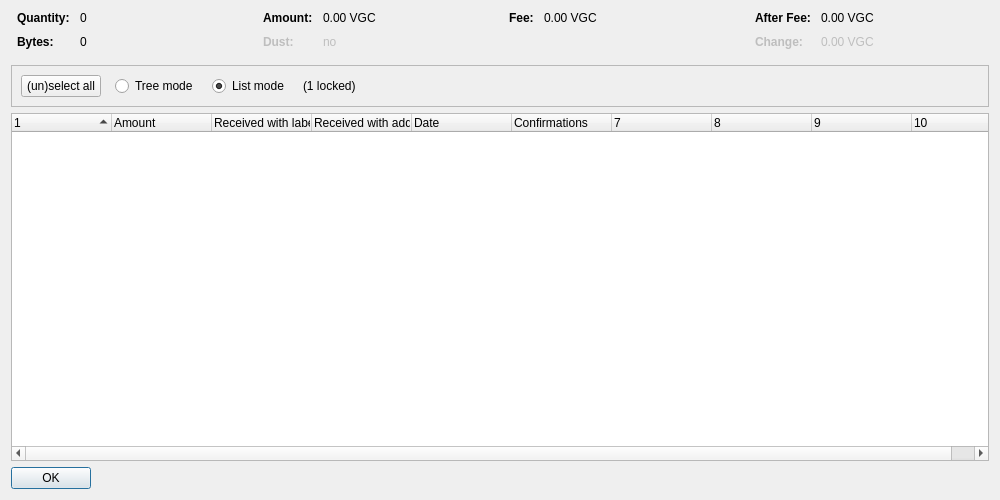
<?xml version="1.0" encoding="UTF-8"?>
<ui version="4.0">
 <class>CoinControlDialog</class>
 <widget class="QDialog" name="CoinControlDialog">
  <property name="geometry">
   <rect>
    <x>0</x>
    <y>0</y>
    <width>1000</width>
    <height>500</height>
   </rect>
  </property>
  <property name="windowTitle">
   <string>Coin Selection</string>
  </property>
  <layout class="QVBoxLayout" name="verticalLayout">
   <item>
    <layout class="QHBoxLayout" name="horizontalLayoutTop" stretch="0,0,0,0">
     <property name="topMargin">
      <number>0</number>
     </property>
     <property name="bottomMargin">
      <number>10</number>
     </property>
     <item>
      <layout class="QFormLayout" name="formLayoutCoinControl1">
       <property name="horizontalSpacing">
        <number>10</number>
       </property>
       <property name="verticalSpacing">
        <number>10</number>
       </property>
       <property name="leftMargin">
        <number>6</number>
       </property>
       <property name="rightMargin">
        <number>6</number>
       </property>
       <item row="0" column="0">
        <widget class="QLabel" name="labelCoinControlQuantityText">
         <property name="font">
          <font>
           <weight>75</weight>
           <bold>true</bold>
          </font>
         </property>
         <property name="text">
          <string>Quantity:</string>
         </property>
        </widget>
       </item>
       <item row="0" column="1">
        <widget class="QLabel" name="labelCoinControlQuantity">
         <property name="cursor">
          <cursorShape>IBeamCursor</cursorShape>
         </property>
         <property name="contextMenuPolicy">
          <enum>Qt::ActionsContextMenu</enum>
         </property>
         <property name="text">
          <string notr="true">0</string>
         </property>
         <property name="textInteractionFlags">
          <set>Qt::LinksAccessibleByMouse|Qt::TextSelectableByKeyboard|Qt::TextSelectableByMouse</set>
         </property>
        </widget>
       </item>
       <item row="1" column="0">
        <widget class="QLabel" name="labelCoinControlBytesText">
         <property name="font">
          <font>
           <weight>75</weight>
           <bold>true</bold>
          </font>
         </property>
         <property name="text">
          <string>Bytes:</string>
         </property>
        </widget>
       </item>
       <item row="1" column="1">
        <widget class="QLabel" name="labelCoinControlBytes">
         <property name="cursor">
          <cursorShape>IBeamCursor</cursorShape>
         </property>
         <property name="contextMenuPolicy">
          <enum>Qt::ActionsContextMenu</enum>
         </property>
         <property name="text">
          <string notr="true">0</string>
         </property>
         <property name="textInteractionFlags">
          <set>Qt::LinksAccessibleByMouse|Qt::TextSelectableByKeyboard|Qt::TextSelectableByMouse</set>
         </property>
        </widget>
       </item>
      </layout>
     </item>
     <item>
      <layout class="QFormLayout" name="formLayoutCoinControl2">
       <property name="horizontalSpacing">
        <number>10</number>
       </property>
       <property name="verticalSpacing">
        <number>10</number>
       </property>
       <property name="leftMargin">
        <number>6</number>
       </property>
       <property name="rightMargin">
        <number>6</number>
       </property>
       <item row="0" column="0">
        <widget class="QLabel" name="labelCoinControlAmountText">
         <property name="font">
          <font>
           <weight>75</weight>
           <bold>true</bold>
          </font>
         </property>
         <property name="text">
          <string>Amount:</string>
         </property>
        </widget>
       </item>
       <item row="0" column="1">
        <widget class="QLabel" name="labelCoinControlAmount">
         <property name="cursor">
          <cursorShape>IBeamCursor</cursorShape>
         </property>
         <property name="contextMenuPolicy">
          <enum>Qt::ActionsContextMenu</enum>
         </property>
         <property name="text">
          <string notr="true">0.00 VGC</string>
         </property>
         <property name="textInteractionFlags">
          <set>Qt::LinksAccessibleByMouse|Qt::TextSelectableByKeyboard|Qt::TextSelectableByMouse</set>
         </property>
        </widget>
       </item>
       <item row="1" column="0">
        <widget class="QLabel" name="labelCoinControlLowOutputText">
         <property name="enabled">
          <bool>false</bool>
         </property>
         <property name="font">
          <font>
           <weight>75</weight>
           <bold>true</bold>
          </font>
         </property>
         <property name="text">
          <string>Dust:</string>
         </property>
        </widget>
       </item>
       <item row="1" column="1">
        <widget class="QLabel" name="labelCoinControlLowOutput">
         <property name="enabled">
          <bool>false</bool>
         </property>
         <property name="cursor">
          <cursorShape>IBeamCursor</cursorShape>
         </property>
         <property name="contextMenuPolicy">
          <enum>Qt::ActionsContextMenu</enum>
         </property>
         <property name="text">
          <string notr="true">no</string>
         </property>
         <property name="textInteractionFlags">
          <set>Qt::LinksAccessibleByMouse|Qt::TextSelectableByKeyboard|Qt::TextSelectableByMouse</set>
         </property>
        </widget>
       </item>
      </layout>
     </item>
     <item>
      <layout class="QFormLayout" name="formLayoutCoinControl3">
       <property name="horizontalSpacing">
        <number>10</number>
       </property>
       <property name="verticalSpacing">
        <number>10</number>
       </property>
       <property name="leftMargin">
        <number>6</number>
       </property>
       <property name="rightMargin">
        <number>6</number>
       </property>
       <item row="0" column="0">
        <widget class="QLabel" name="labelCoinControlFeeText">
         <property name="font">
          <font>
           <weight>75</weight>
           <bold>true</bold>
          </font>
         </property>
         <property name="text">
          <string>Fee:</string>
         </property>
        </widget>
       </item>
       <item row="0" column="1">
        <widget class="QLabel" name="labelCoinControlFee">
         <property name="cursor">
          <cursorShape>IBeamCursor</cursorShape>
         </property>
         <property name="contextMenuPolicy">
          <enum>Qt::ActionsContextMenu</enum>
         </property>
         <property name="text">
          <string notr="true">0.00 VGC</string>
         </property>
         <property name="textInteractionFlags">
          <set>Qt::LinksAccessibleByMouse|Qt::TextSelectableByKeyboard|Qt::TextSelectableByMouse</set>
         </property>
        </widget>
       </item>
      </layout>
     </item>
     <item>
      <layout class="QFormLayout" name="formLayoutCoinControl4">
       <property name="horizontalSpacing">
        <number>10</number>
       </property>
       <property name="verticalSpacing">
        <number>10</number>
       </property>
       <property name="leftMargin">
        <number>6</number>
       </property>
       <property name="rightMargin">
        <number>6</number>
       </property>
       <item row="0" column="0">
        <widget class="QLabel" name="labelCoinControlAfterFeeText">
         <property name="font">
          <font>
           <weight>75</weight>
           <bold>true</bold>
          </font>
         </property>
         <property name="text">
          <string>After Fee:</string>
         </property>
        </widget>
       </item>
       <item row="0" column="1">
        <widget class="QLabel" name="labelCoinControlAfterFee">
         <property name="cursor">
          <cursorShape>IBeamCursor</cursorShape>
         </property>
         <property name="contextMenuPolicy">
          <enum>Qt::ActionsContextMenu</enum>
         </property>
         <property name="text">
          <string notr="true">0.00 VGC</string>
         </property>
         <property name="textInteractionFlags">
          <set>Qt::LinksAccessibleByMouse|Qt::TextSelectableByKeyboard|Qt::TextSelectableByMouse</set>
         </property>
        </widget>
       </item>
       <item row="1" column="0">
        <widget class="QLabel" name="labelCoinControlChangeText">
         <property name="enabled">
          <bool>false</bool>
         </property>
         <property name="font">
          <font>
           <weight>75</weight>
           <bold>true</bold>
          </font>
         </property>
         <property name="text">
          <string>Change:</string>
         </property>
        </widget>
       </item>
       <item row="1" column="1">
        <widget class="QLabel" name="labelCoinControlChange">
         <property name="enabled">
          <bool>false</bool>
         </property>
         <property name="cursor">
          <cursorShape>IBeamCursor</cursorShape>
         </property>
         <property name="contextMenuPolicy">
          <enum>Qt::ActionsContextMenu</enum>
         </property>
         <property name="text">
          <string notr="true">0.00 VGC</string>
         </property>
         <property name="textInteractionFlags">
          <set>Qt::LinksAccessibleByMouse|Qt::TextSelectableByKeyboard|Qt::TextSelectableByMouse</set>
         </property>
        </widget>
       </item>
      </layout>
     </item>
    </layout>
   </item>
   <item>
    <widget class="QFrame" name="frame">
     <property name="minimumSize">
      <size>
       <width>0</width>
       <height>40</height>
      </size>
     </property>
     <property name="frameShape">
      <enum>QFrame::StyledPanel</enum>
     </property>
     <property name="frameShadow">
      <enum>QFrame::Sunken</enum>
     </property>
     <layout class="QHBoxLayout" name="horizontalLayout">
      <item>
       <layout class="QHBoxLayout" name="horizontalLayoutPanel" stretch="0,0,0,0,0">
        <property name="spacing">
         <number>14</number>
        </property>
        <item>
         <widget class="QPushButton" name="pushButtonSelectAll">
          <property name="sizePolicy">
           <sizepolicy hsizetype="Maximum" vsizetype="Fixed">
            <horstretch>0</horstretch>
            <verstretch>0</verstretch>
           </sizepolicy>
          </property>
          <property name="text">
           <string>(un)select all</string>
          </property>
          <property name="autoDefault">
           <bool>false</bool>
          </property>
         </widget>
        </item>
        <item>
         <widget class="QRadioButton" name="radioTreeMode">
          <property name="sizePolicy">
           <sizepolicy hsizetype="Maximum" vsizetype="Fixed">
            <horstretch>0</horstretch>
            <verstretch>0</verstretch>
           </sizepolicy>
          </property>
          <property name="text">
           <string>Tree mode</string>
          </property>
         </widget>
        </item>
        <item>
         <widget class="QRadioButton" name="radioListMode">
          <property name="sizePolicy">
           <sizepolicy hsizetype="Maximum" vsizetype="Fixed">
            <horstretch>0</horstretch>
            <verstretch>0</verstretch>
           </sizepolicy>
          </property>
          <property name="text">
           <string>List mode</string>
          </property>
          <property name="checked">
           <bool>true</bool>
          </property>
         </widget>
        </item>
        <item>
         <widget class="QLabel" name="labelLocked">
          <property name="text">
           <string notr="true">(1 locked)</string>
          </property>
         </widget>
        </item>
        <item>
         <spacer name="horizontalSpacer">
          <property name="orientation">
           <enum>Qt::Horizontal</enum>
          </property>
          <property name="sizeHint" stdset="0">
           <size>
            <width>40</width>
            <height>20</height>
           </size>
          </property>
         </spacer>
        </item>
       </layout>
      </item>
     </layout>
    </widget>
   </item>
   <item>
    <widget class="CoinControlTreeWidget" name="treeWidget">
     <property name="contextMenuPolicy">
      <enum>Qt::CustomContextMenu</enum>
     </property>
     <property name="sortingEnabled">
      <bool>false</bool>
     </property>
     <property name="columnCount">
      <number>10</number>
     </property>
     <attribute name="headerShowSortIndicator" stdset="0">
      <bool>true</bool>
     </attribute>
     <attribute name="headerStretchLastSection">
      <bool>false</bool>
     </attribute>
     <column>
      <property name="text">
       <string/>
      </property>
     </column>
     <column>
      <property name="text">
       <string>Amount</string>
      </property>
     </column>
     <column>
      <property name="text">
       <string>Received with label</string>
      </property>
     </column>
     <column>
      <property name="text">
       <string>Received with address</string>
      </property>
     </column>
     <column>
      <property name="text">
       <string>Date</string>
      </property>
     </column>
     <column>
      <property name="text">
       <string>Confirmations</string>
      </property>
      <property name="toolTip">
       <string>Confirmed</string>
      </property>
     </column>
     <column>
      <property name="text">
       <string/>
      </property>
     </column>
     <column>
      <property name="text">
       <string/>
      </property>
     </column>
     <column>
      <property name="text">
       <string/>
      </property>
     </column>
     <column>
      <property name="text">
       <string/>
      </property>
     </column>
    </widget>
   </item>
   <item>
    <widget class="QDialogButtonBox" name="buttonBox">
     <property name="sizePolicy">
      <sizepolicy hsizetype="Maximum" vsizetype="Fixed">
       <horstretch>0</horstretch>
       <verstretch>0</verstretch>
      </sizepolicy>
     </property>
     <property name="orientation">
      <enum>Qt::Horizontal</enum>
     </property>
     <property name="standardButtons">
      <set>QDialogButtonBox::Ok</set>
     </property>
    </widget>
   </item>
  </layout>
 </widget>
 <customwidgets>
  <customwidget>
   <class>CoinControlTreeWidget</class>
   <extends>QTreeWidget</extends>
   <header>coincontroltreewidget.h</header>
  </customwidget>
 </customwidgets>
 <resources/>
 <connections/>
</ui>
